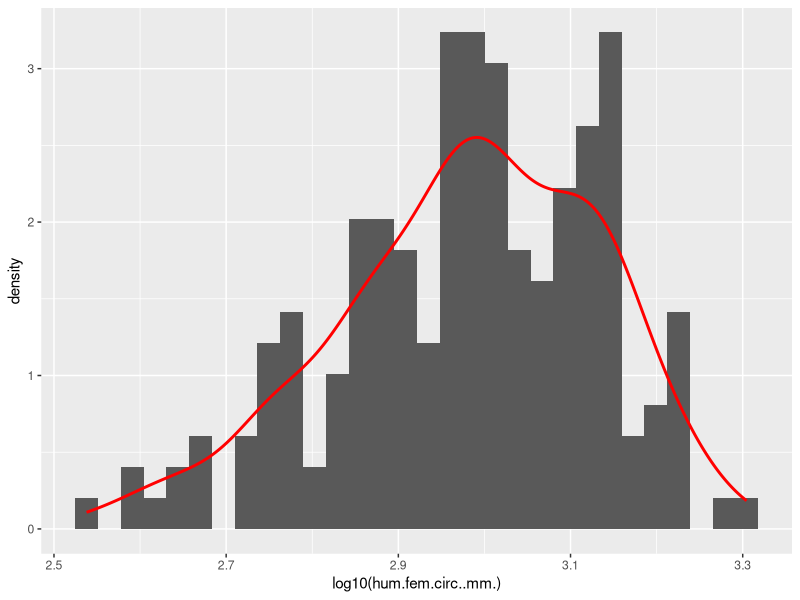
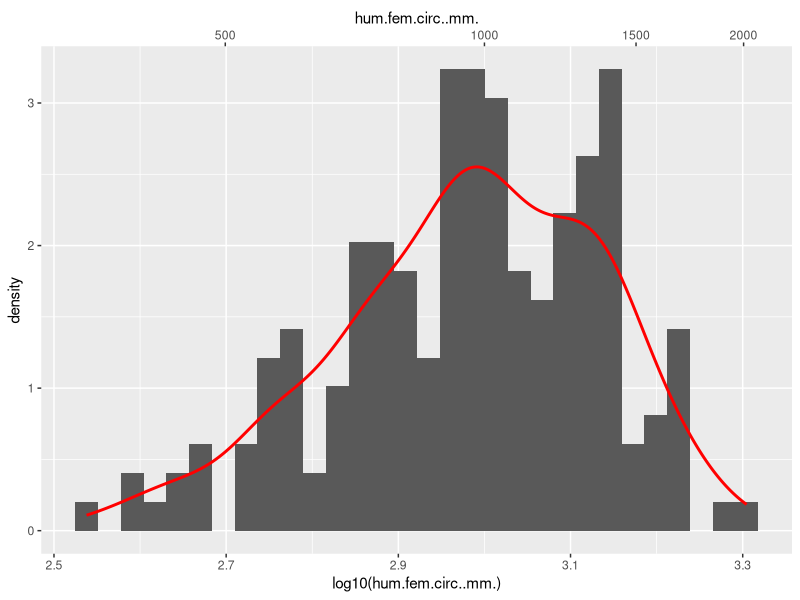
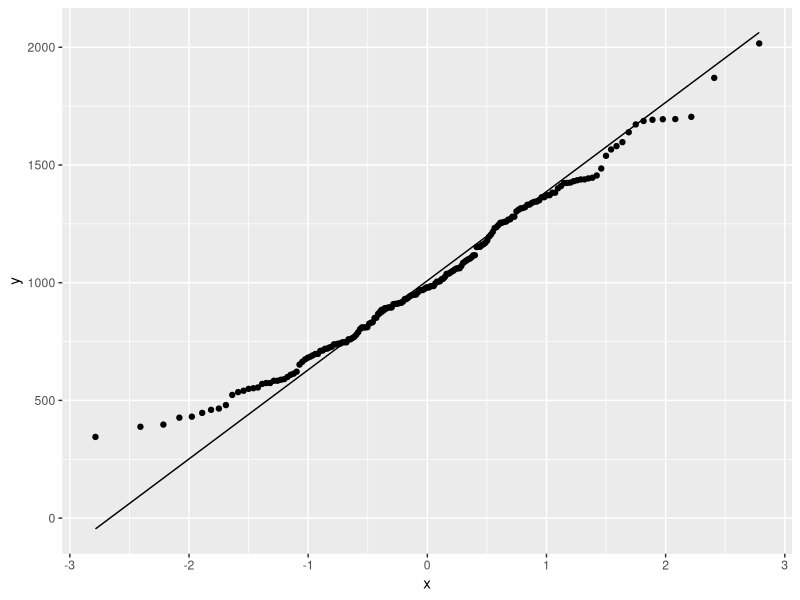
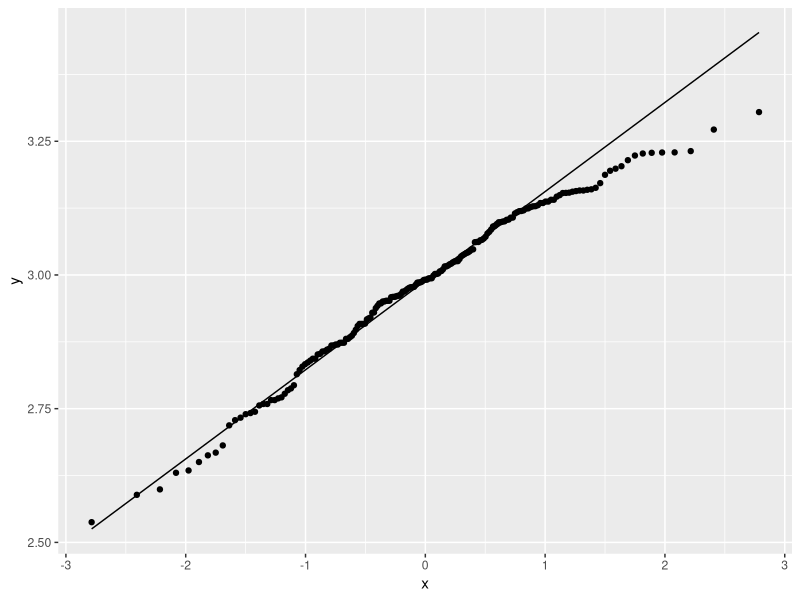

Write the R code that produced these figures, in order.
library(ggplot2)
library(e1071) # to calculate empirical skewness and kurtosis

mass_predictions <- read.csv('Data/mass_predictions.csv')
mass_predictions$hum.fem.circ..mm. <- as.double(mass_predictions$hum.fem.circ..mm.)

specimens <- read.csv('Data/specimens.csv', skip = 17, sep='')

head(mass_predictions)

#################
### PLOT DATA ###
#################
# remove missing values from (log) circumferences
x <- mass_predictions$hum.fem.circ..mm.
x <- x[!is.na(x)]
x_log <- log10(x)

# Find the maximum of x and use its index to get it out of mass_predictions
max_x <- max(x)
max_index <- which(mass_predictions$hum.fem.circ..mm. == max_x)
max_species <- mass_predictions[max_index, 'genus.and.species']
cat("Maximum C_FH:", max_x, "\n")
cat("Species with max C_FH:", max_species, "\n")

# Find the second maximum of x and use its index to get it out of mass_predictions
second_max_x <- sort(x, decreasing = TRUE)[2]
second_max_index <- which(mass_predictions$hum.fem.circ..mm. == second_max_x)
second_max_species <- mass_predictions[second_max_index, 'genus.and.species']
cat("Second Maximum C_FH:", second_max_x, "\n")
cat("Species with second max C_FH:", second_max_species, "\n")

min_x <- min(x)
min_index <- which(mass_predictions$hum.fem.circ..mm. == min_x)
min_species <- mass_predictions[min_index, 'genus.and.species']
cat("Minimum C_FH:", min_x, "\n")
cat("Species with min C_FH:", min_species, "\n")

## Strong negative skewness
ggplot(mass_predictions, aes(x=log10(hum.fem.circ..mm.))) + geom_histogram(aes(y=after_stat(density)), bins=30) + geom_density(color='red', linewidth=1)

# Add secondary x-axis with exponentiated values
ggplot(mass_predictions, aes(x=log10(hum.fem.circ..mm.))) + 
  geom_histogram(aes(y=after_stat(density)), bins=30) + 
  geom_density(color='red', linewidth=1) +
  scale_x_continuous(
    name = "log10(hum.fem.circ..mm.)",
    sec.axis = sec_axis(~10^(.), name = "hum.fem.circ..mm.")
  )

# g = m_3/m_2^{3/2} (where m are then sample moments ...) 
skewness(x)
skewness(x_log) #-0.46

## Strong deviations from normal distribution -> need other parametric methods!
ggplot(mass_predictions, aes(sample=hum.fem.circ..mm.)) + geom_qq() + geom_qq_line()
# shorter left tail, shorter right tail it seems
ggplot(mass_predictions, aes(sample=log10(hum.fem.circ..mm.))) + geom_qq() + geom_qq_line()
# log transformed data gives the negative skewness. Doesn't solve the non normality problem
# kan ook met Kolmogorov-Smirnov test (meer algemeen, ik ken Shapiro Wilk eigenlijk niet)
shapiro.test(mass_predictions$hum.fem.circ..mm.) # p=0.04
shapiro.test(log10(mass_predictions$hum.fem.circ..mm.)) #p=0.007

saveRDS(x_log, file = "Data/logCFH")
